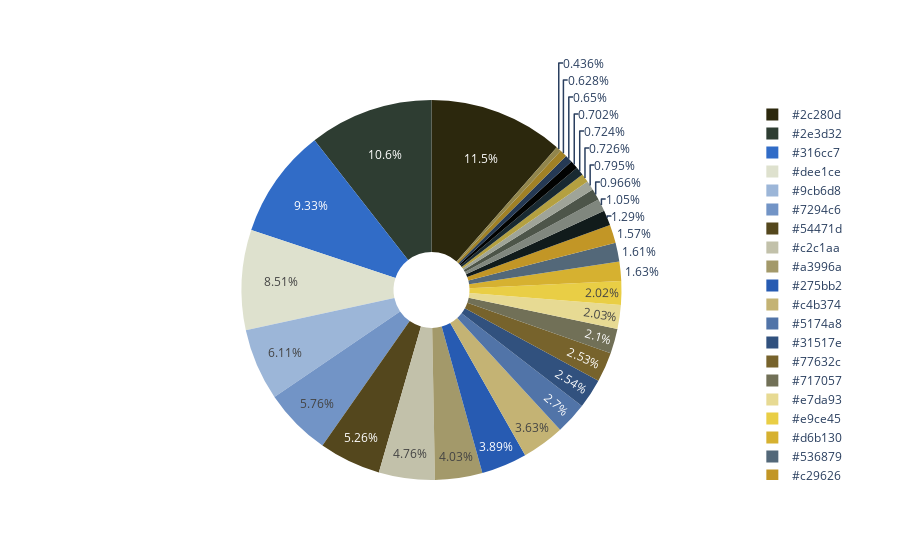

The cell this chart's notebook holds for it:
### Code cell
fig = go.Figure()

labels = rgb2hex(rgb_colors)
values = list(map(lambda x: x[1], sorted(cluster_counts.items())))

pie = go.Pie(labels=labels, values=values, hole=.2, marker=dict(colors=labels))
fig.add_trace(pie)
fig.show()

### Figure 1 — Plotly figure (JSON) as saved in the notebook; plotly's stock layout.template omitted (floating-point values rounded to 4 significant figures)
{"data": [{"hole": 0.2, "labels": ["#c4b374", "#253954", "#5174a8", "#2e3d32", "#92864c", "#9cb6d8", "#d6b130", "#316cc7", "#717057", "#020302", "#80877e", "#54471d", "#e7da93", "#a3996a", "#31517e", "#7294c6", "#b4a040", "#dee1ce", "#9fa498", "#192931", "#77632c", "#2c280d", "#275bb2", "#c2c1aa", "#c29626", "#4d5549", "#a18125", "#111b1b", "#e9ce45", "#536879"], "marker": {"colors": ["#c4b374", "#253954", "#5174a8", "#2e3d32", "#92864c", "#9cb6d8", "#d6b130", "#316cc7", "#717057", "#020302", "#80877e", "#54471d", "#e7da93", "#a3996a", "#31517e", "#7294c6", "#b4a040", "#dee1ce", "#9fa498", "#192931", "#77632c", "#2c280d", "#275bb2", "#c2c1aa", "#c29626", "#4d5549", "#a18125", "#111b1b", "#e9ce45", "#536879"]}, "type": "pie", "values": [9775, 1752, 7279, 28445, 1176, 16472, 4381, 25139, 5665, 1892, 2832, 14172, 5481, 10858, 6835, 15523, 1957, 22930, 2141, 1950, 6826, 30885, 10478, 12818, 4234, 2603, 1693, 3483, 5437, 4328]}], "layout": {}}
